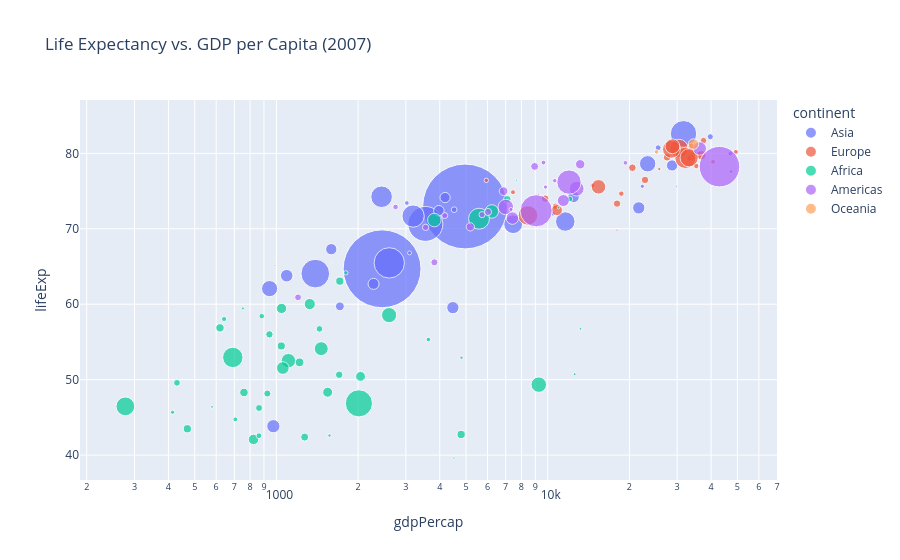

Source (notebook cell):
### Markdown cell above
## 2. Scatter plot — encoding multiple variables at once

A scatter plot is the natural starting point in Plotly Express: pass a dataframe and column names, and
`px.scatter` maps them onto x, y, color, and size for you. This is the core idea of Plotly Express —
*describe the mapping, not the drawing*.

Here we look at the most recent year (2007): GDP per capita vs. life expectancy, colored by continent,
sized by population. Hover over any point to see its details.

### Code cell
df_2007 = df[df["year"] == 2007]

fig = px.scatter(
    df_2007,
    x="gdpPercap",
    y="lifeExp",
    color="continent",
    size="pop",
    hover_name="country",
    log_x=True,
    size_max=60,
    title="Life Expectancy vs. GDP per Capita (2007)",
)
fig.show()

### Figure 1 — Plotly figure (JSON) as saved in the notebook; plotly's stock layout.template omitted (floating-point values rounded to 4 significant figures)
{"data": [{"hovertemplate": "<b>%{hovertext}</b><br><br>continent=Asia<br>gdpPercap=%{x}<br>lifeExp=%{y}<br>pop=%{marker.size}<extra></extra>", "hovertext": ["Afghanistan", "Bahrain", "Bangladesh", "Cambodia", "China", "Hong Kong, China", "India", "Indonesia", "Iran", "Iraq", "Israel", "Japan", "Jordan", "Korea, Dem. Rep.", "Korea, Rep.", "Kuwait", "Lebanon", "Malaysia", "Mongolia", "Myanmar", "Nepal", "Oman", "Pakistan", "Philippines", "Saudi Arabia", "Singapore", "Sri Lanka", "Syria", "Taiwan", "Thailand", "Vietnam", "West Bank and Gaza", "Yemen, Rep."], "legendgroup": "Asia", "marker": {"color": "#636efa", "size": [31889923, 708573, 150448339, 14131858, 1318683096, 6980412, 1110396331, 223547000, 69453570, 27499638, 6426679, 127467972, 6053193, 23301725, 49044790, 2505559, 3921278, 24821286, 2874127, 47761980, 28901790, 3204897, 169270617, 91077287, 27601038, 4553009, 20378239, 19314747, 23174294, 65068149, 85262356, 4018332, 22211743], "sizemode": "area", "sizeref": 366300.0, "symbol": "circle"}, "mode": "markers", "name": "Asia", "orientation": "v", "showlegend": true, "type": "scatter", "x": [974.6, 29800.0, 1391.0, 1714.0, 4959.0, 39720.0, 2452.0, 3541.0, 11610.0, 4471.0, 25520.0, 31660.0, 4519.0, 1593.0, 23350.0, 47310.0, 10460.0, 12450.0, 3096.0, 944.0, 1091.0, 22320.0, 2606.0, 3190.0, 21650.0, 47140.0, 3970.0, 4185.0, 28720.0, 7458.0, 2442.0, 3025.0, 2281.0], "xaxis": "x", "y": [43.83, 75.64, 64.06, 59.72, 72.96, 82.21, 64.7, 70.65, 70.96, 59.55, 80.75, 82.6, 72.53, 67.3, 78.62, 77.59, 71.99, 74.24, 66.8, 62.07, 63.78, 75.64, 65.48, 71.69, 72.78, 79.97, 72.4, 74.14, 78.4, 70.62, 74.25, 73.42, 62.7], "yaxis": "y"}, {"hovertemplate": "<b>%{hovertext}</b><br><br>continent=Europe<br>gdpPercap=%{x}<br>lifeExp=%{y}<br>pop=%{marker.size}<extra></extra>", "hovertext": ["Albania", "Austria", "Belgium", "Bosnia and Herzegovina", "Bulgaria", "Croatia", "Czech Republic", "Denmark", "Finland", "France", "Germany", "Greece", "Hungary", "Iceland", "Ireland", "Italy", "Montenegro", "Netherlands", "Norway", "Poland", "Portugal", "Romania", "Serbia", "Slovak Republic", "Slovenia", "Spain", "Sweden", "Switzerland", "Turkey", "United Kingdom"], "legendgroup": "Europe", "marker": {"color": "#EF553B", "size": [3600523, 8199783, 10392226, 4552198, 7322858, 4493312, 10228744, 5468120, 5238460, 61083916, 82400996, 10706290, 9956108, 301931, 4109086, 58147733, 684736, 16570613, 4627926, 38518241, 10642836, 22276056, 10150265, 5447502, 2009245, 40448191, 9031088, 7554661, 71158647, 60776238], "sizemode": "area", "sizeref": 366300.0, "symbol": "circle"}, "mode": "markers", "name": "Europe", "orientation": "v", "showlegend": true, "type": "scatter", "x": [5937.0, 36130.0, 33690.0, 7446.0, 10680.0, 14620.0, 22830.0, 35280.0, 33210.0, 30470.0, 32170.0, 27540.0, 18010.0, 36180.0, 40680.0, 28570.0, 9254.0, 36800.0, 49360.0, 15390.0, 20510.0, 10810.0, 9787.0, 18680.0, 25770.0, 28820.0, 33860.0, 37510.0, 8458.0, 33200.0], "xaxis": "x", "y": [76.42, 79.83, 79.44, 74.85, 73.0, 75.75, 76.49, 78.33, 79.31, 80.66, 79.41, 79.48, 73.34, 81.76, 78.89, 80.55, 74.54, 79.76, 80.2, 75.56, 78.1, 72.48, 74.0, 74.66, 77.93, 80.94, 80.88, 81.7, 71.78, 79.42], "yaxis": "y"}, {"hovertemplate": "<b>%{hovertext}</b><br><br>continent=Africa<br>gdpPercap=%{x}<br>lifeExp=%{y}<br>pop=%{marker.size}<extra></extra>", "hovertext": ["Algeria", "Angola", "Benin", "Botswana", "Burkina Faso", "Burundi", "Cameroon", "Central African Republic", "Chad", "Comoros", "Congo, Dem. Rep.", "Congo, Rep.", "Cote d'Ivoire", "Djibouti", "Egypt", "Equatorial Guinea", "Eritrea", "Ethiopia", "Gabon", "Gambia", "Ghana", "Guinea", "Guinea-Bissau", "Kenya", "Lesotho", "Liberia", "Libya", "Madagascar", "Malawi", "Mali", "Mauritania", "Mauritius", "Morocco", "Mozambique", "Namibia", "Niger", "Nigeria", "Reunion", "Rwanda", "Sao Tome and Principe", "Senegal", "Sierra Leone", "Somalia", "South Africa", "Sudan", "Swaziland", "Tanzania", "Togo", "Tunisia", "Uganda", "Zambia", "Zimbabwe"], "legendgroup": "Africa", "marker": {"color": "#00cc96", "size": [33333216, 12420476, 8078314, 1639131, 14326203, 8390505, 17696293, 4369038, 10238807, 710960, 64606759, 3800610, 18013409, 496374, 80264543, 551201, 4906585, 76511887, 1454867, 1688359, 22873338, 9947814, 1472041, 35610177, 2012649, 3193942, 6036914, 19167654, 13327079, 12031795, 3270065, 1250882, 33757175, 19951656, 2055080, 12894865, 135031164, 798094, 8860588, 199579, 12267493, 6144562, 9118773, 43997828, 42292929, 1133066, 38139640, 5701579, 10276158, 29170398, 11746035, 12311143], "sizemode": "area", "sizeref": 366300.0, "symbol": "circle"}, "mode": "markers", "name": "Africa", "orientation": "v", "showlegend": true, "type": "scatter", "x": [6223.0, 4797.0, 1441.0, 12570.0, 1217.0, 430.1, 2042.0, 706.0, 1704.0, 986.1, 277.6, 3633.0, 1545.0, 2082.0, 5581.0, 12150.0, 641.4, 690.8, 13210.0, 752.7, 1328.0, 942.7, 579.2, 1463.0, 1569.0, 414.5, 12060.0, 1045.0, 759.3, 1043.0, 1803.0, 10960.0, 3820.0, 823.7, 4811.0, 619.7, 2014.0, 7670.0, 863.1, 1598.0, 1712.0, 862.5, 926.1, 9270.0, 2602.0, 4513.0, 1107.0, 883.0, 7093.0, 1056.0, 1271.0, 469.7], "xaxis": "x", "y": [72.3, 42.73, 56.73, 50.73, 52.3, 49.58, 50.43, 44.74, 50.65, 65.15, 46.46, 55.32, 48.33, 54.79, 71.34, 51.58, 58.04, 52.95, 56.73, 59.45, 60.02, 56.01, 46.39, 54.11, 42.59, 45.68, 73.95, 59.44, 48.3, 54.47, 64.16, 72.8, 71.16, 42.08, 52.91, 56.87, 46.86, 76.44, 46.24, 65.53, 63.06, 42.57, 48.16, 49.34, 58.56, 39.61, 52.52, 58.42, 73.92, 51.54, 42.38, 43.49], "yaxis": "y"}, {"hovertemplate": "<b>%{hovertext}</b><br><br>continent=Americas<br>gdpPercap=%{x}<br>lifeExp=%{y}<br>pop=%{marker.size}<extra></extra>", "hovertext": ["Argentina", "Bolivia", "Brazil", "Canada", "Chile", "Colombia", "Costa Rica", "Cuba", "Dominican Republic", "Ecuador", "El Salvador", "Guatemala", "Haiti", "Honduras", "Jamaica", "Mexico", "Nicaragua", "Panama", "Paraguay", "Peru", "Puerto Rico", "Trinidad and Tobago", "United States", "Uruguay", "Venezuela"], "legendgroup": "Americas", "marker": {"color": "#ab63fa", "size": [40301927, 9119152, 190010647, 33390141, 16284741, 44227550, 4133884, 11416987, 9319622, 13755680, 6939688, 12572928, 8502814, 7483763, 2780132, 108700891, 5675356, 3242173, 6667147, 28674757, 3942491, 1056608, 301139947, 3447496, 26084662], "sizemode": "area", "sizeref": 366300.0, "symbol": "circle"}, "mode": "markers", "name": "Americas", "orientation": "v", "showlegend": true, "type": "scatter", "x": [12780.0, 3822.0, 9066.0, 36320.0, 13170.0, 7007.0, 9645.0, 8948.0, 6025.0, 6873.0, 5728.0, 5186.0, 1202.0, 3548.0, 7321.0, 11980.0, 2749.0, 9809.0, 4173.0, 7409.0, 19330.0, 18010.0, 42950.0, 10610.0, 11420.0], "xaxis": "x", "y": [75.32, 65.55, 72.39, 80.65, 78.55, 72.89, 78.78, 78.27, 72.23, 74.99, 71.88, 70.26, 60.92, 70.2, 72.57, 76.19, 72.9, 75.54, 71.75, 71.42, 78.75, 69.82, 78.24, 76.38, 73.75], "yaxis": "y"}, {"hovertemplate": "<b>%{hovertext}</b><br><br>continent=Oceania<br>gdpPercap=%{x}<br>lifeExp=%{y}<br>pop=%{marker.size}<extra></extra>", "hovertext": ["Australia", "New Zealand"], "legendgroup": "Oceania", "marker": {"color": "#FFA15A", "size": [20434176, 4115771], "sizemode": "area", "sizeref": 366300.0, "symbol": "circle"}, "mode": "markers", "name": "Oceania", "orientation": "v", "showlegend": true, "type": "scatter", "x": [34440.0, 25190.0], "xaxis": "x", "y": [81.23, 80.2], "yaxis": "y"}], "layout": {"legend": {"itemsizing": "constant", "title": {"text": "continent"}, "tracegroupgap": 0}, "title": {"text": "Life Expectancy vs. GDP per Capita (2007)"}, "xaxis": {"anchor": "y", "domain": [0, 1], "title": {"text": "gdpPercap"}, "type": "log"}, "yaxis": {"anchor": "x", "domain": [0, 1], "title": {"text": "lifeExp"}}}}
